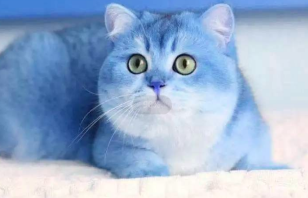
#> input picture machlineLearn/cat_res.png, 308 x 198 px
$ python put_text.py
#> lines starting #> are read from the running program, lines starting #| are printed output that depends on the picture; after the words box and inside, x2 and y2 are one past the last pixel; in counts of white or black regions, pixels touching at a corner belong together
import cv2
import numpy as py
from skimage import io
from matplotlib import pyplot as plt

#Read Image
img = cv2.imread("cat_res.png")
#> img is the input picture: shape (198, 308, 3); mean B, G, R 208.3, 176.9, 152.9
#Set Font
font = cv2.FONT_HERSHEY_SIMPLEX
#Write on the image
cv2.putText(img,"I am a cat of csy !",(20,100),font,0.8,(0,255,0),2,cv2.LINE_4)
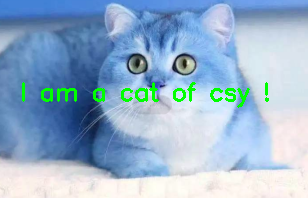
#> img: shape (198, 308, 3); 1.98% of pixels changed, all inside (x1, y1, x2, y2) = (22, 82, 269, 108)
io.imshow(img)
io.imsave("text_cat.png", img)
plt.show()

$ run again, with machlineLearn/Samoyed.png copied over machlineLearn/cat_res.png
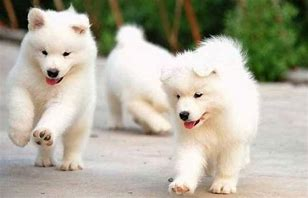
#> input picture machlineLearn/Samoyed.png, 308 x 198 px
#> img is the input picture: shape (198, 308, 3); mean B, G, R 156.9, 173.7, 177.5
#> `cv2.putText(img,"I am a cat of csy !",(20,100),font,0.8,(0,255,0),2,cv..`:
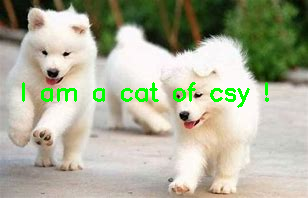
#> img: shape (198, 308, 3); 1.98% of pixels changed, all inside (x1, y1, x2, y2) = (22, 82, 269, 108)
